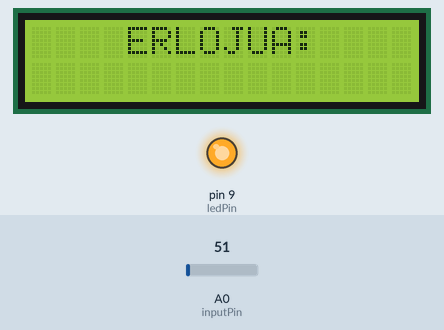
Simulated run of this sketch. Board: Arduino Uno, built with avr-gcc and run on an emulated ATmega328P. On the bench: 16×2 character LCD, output pins drawn as LEDs (lit = HIGH). The inputs (shaded band) are chosen by the test bench; at power-on: A0 (inputPin) = 51.

Above: at 1.6 s.
1.7 s: A0 (inputPin) set to 94
6.5 s: A0 (inputPin) set to 105
8.6 s: A0 (inputPin) set to 86
At 10.5 s:
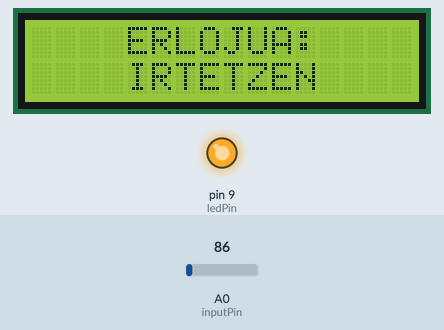
13.6 s: A0 (inputPin) set to 112
Timing chart, 0 to 16.6 s (numbered marks = the images above; inputs shaded):
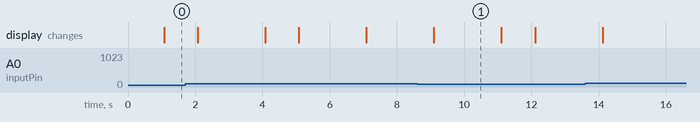

Measured:
- after the input at 8.6 s, the display: changes after 0.50 s (image 1)
- what the display in image 1 shows lasts 2.0 s, from 9.1 s to 11.1 s

The sketch:

ARDUINO_LANA_FINALA_AYUDANTE.ino
```cpp
#include <LiquidCrystal.h>

#include <Time.h>
#include <TimeLib.h>
LiquidCrystal lcd(7, 6, 5, 4, 3, 2);

// Define constants and variables
const int inputPin = A0;  // buttons array analog input
const int ledPin =  9;    // backlight control
uint16_t inputValue = 0;   // value read from buttons array
//uint8_t pwmValue = 0;      // value for lcd brightness
int hh = 0;
int mm = 0;
int ss = 0;
boolean pults1=false;
boolean pults2=false;
boolean pults3=false;
boolean pults4=false;


float tempC; // Variable para almacenar el valor obtenido del sensor (0 a 1023)
const int pinLM35 = A1; // Variable del pin de entrada del sensor (A0)

// Initialization
void setup()
{
  pinMode(ledPin, OUTPUT);
  digitalWrite(ledPin, HIGH);
  lcd.begin(16, 2);              // set up the LCD's number of columns and rows
  Serial.begin(9600);


}

// main loop
void loop()
{
  // check buttons status

  inputValue = analogRead(inputPin);
  if(inputValue < 100 && inputValue >= 0) inputValue = 1;
  else if(inputValue < 250 && inputValue > 150) inputValue = 2;
  else if(inputValue < 470 && inputValue > 370) inputValue = 3;
  else if(inputValue < 670 && inputValue > 570) inputValue = 4;
  else if(inputValue < 870 && inputValue > 770) inputValue = 5;
  else if(inputValue <= 1023 && inputValue > 950) inputValue = 0;

  // update display text

  time();
  menu0();

 //while(inputValue == 0){
 // menu();  // Print a message on the LCD
 //   menu0();
  // }

  if(inputValue == 1){
    lcd.setCursor(0, 0);
    pults1=true;
    lcd.clear();
  }

  if(inputValue == 2){
    pults2=true;
    lcd.clear();
    lcd.print("DETECTADO2");
    delay(1000);
  }

  if(inputValue == 3){
    pults3=true;
    lcd.clear();
    lcd.print("DETECTADO3");
    delay(1000);
  }

   while(pults1==true){ //erlojua

    lcd.setCursor(0, 0);
    lcd.print("    ERLOJUA:    ");

    time();


      inputValue = analogRead(inputPin);
      if(inputValue < 100 && inputValue >= 0){
          pults1=false;
          lcd.setCursor(0, 1);
       lcd.print("    IRTETZEN    ");
       delay(1000);
      }

  }


   while(pults2==true){ //set erlojua
    lcd.print("HAENTRADO2");
    delay(1000);
    lcd.setCursor(0, 0);
    lcd.print("set");
    lcd.setCursor(0, 1);
    lcd.print("set");
          if(inputValue == 2)
          pults2=false;

  }


}


void menu0(){
     lcd.setCursor(0, 0);
     lcd.print("1: ORD || 2: SET");
     lcd.setCursor(0, 1);
     lcd.print(" 3: TENPERATURA");
}


void time(){

  if (ss==59){
  ss=0;
        if (mm==59){
          mm=0;
          ss=0;
                if (hh==23){
                  hh=0;
                  mm=0;
                  ss=0;
                  }
                else{
                  hh++;}
        }
        else{
          mm++;}
  }
  else{
    ss++;}
delay(1000);
}
```
